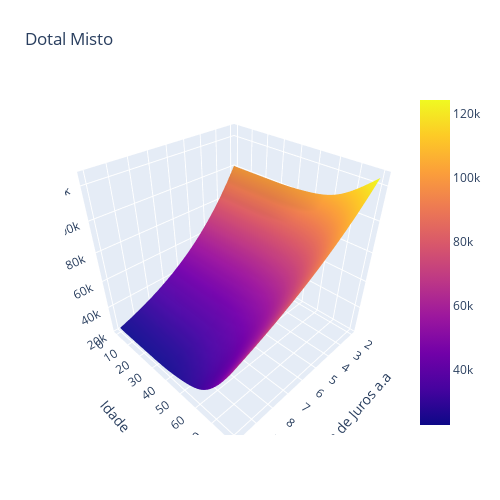

The notebook cell saved with this chart:
### Code cell
fig = go.Figure(data=[go.Surface(z=df_matrix, y=np.array(list(df_matrix.index)), 
                                 x=np.array(list(df_matrix.columns)))])


fig.update_layout(title='Dotal Misto', autosize=True,
                  width=500, height=500,
                  margin=dict(l=65, r=50, b=65, t=90),
                 scene = dict(
                    xaxis_title='Taxa de Juros a.a',
                    yaxis_title='Idade',
                    zaxis_title='PNA'),)

fig.show()

### Figure 1 — Plotly figure (JSON) as saved in the notebook; plotly's stock layout.template omitted (floating-point values rounded to 4 significant figures; data arrays with more than 128 entries replaced by an {"elided": "..."} marker saying what was removed)
{"data": [{"type": "surface", "x": [2, 2.5, 3, 3.5, 4, 4.5, 5, 5.5, 6, 6.5, 7.0, 7.5, 8, 8.5, 9, 9.5, 10], "y": [0, 1, 2, 3, 4, 5, 6, 7, 8, 9, 10, 11, 12, 13, 14, 15, 16, 17, 18, 19, 20, 21, 22, 23, 24, 25, 26, 27, 28, 29, 30, 31, 32, 33, 34, 35, 36, 37, 38, 39, 40, 41, 42, 43, 44, 45, 46, 47, 48, 49, 50, 51, 52, 53, 54, 55, 56, 57, 58, 59, 60, 61, 62, 63, 64, 65, 66, 67, 68, 69, 70, 71, 72, 73, 74, 75, 76, 77, 78, 79, 80], "z": {"elided": "81x17 float values"}}], "layout": {"autosize": true, "height": 500, "margin": {"b": 65, "l": 65, "r": 50, "t": 90}, "scene": {"xaxis": {"title": {"text": "Taxa de Juros a.a"}}, "yaxis": {"title": {"text": "Idade"}}, "zaxis": {"title": {"text": "PNA"}}}, "title": {"text": "Dotal Misto"}, "width": 500}}
